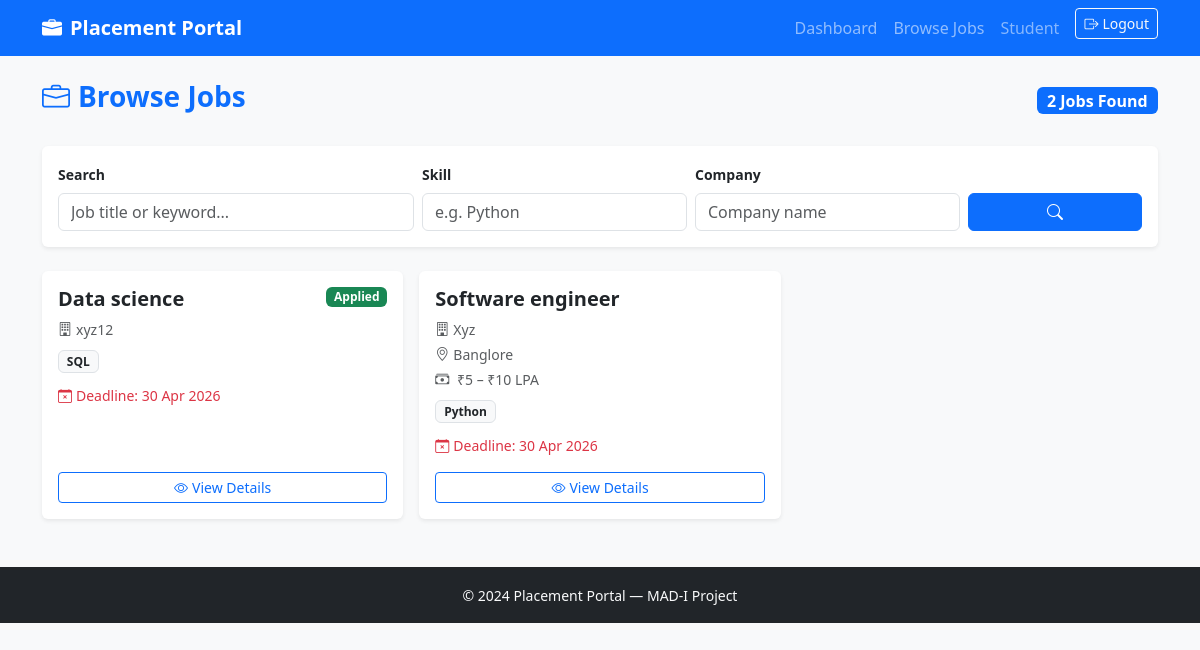
The app's page /student/jobs (signed in) with its own data.
### models.py (models this page shows, shortened)
class User(UserMixin, db.Model):
    id= db.Column(db.Integer, primary_key=True)
    username= db.Column(db.String(80), unique=True, nullable=False)
    email= db.Column(db.String(120), unique=True, nullable=False)
    password_hash = db.Column(db.String(256))
    role = db.Column(db.String(20))
    active = db.Column(db.Boolean, default=True)
    student_profile = db.relationship('Student', backref='user', uselist=False)
    company_profile = db.relationship('Company', backref='user', uselist=False)
    @property
    def is_active(self):
        return self.active

class JobPosition(db.Model):
    id = db.Column(db.Integer, primary_key=True)
    company_id = db.Column(db.Integer, db.ForeignKey('company.id'), nullable=False)
    title = db.Column(db.String(150))
    description = db.Column(db.Text)
    required_skills = db.Column(db.Text)
    experience = db.Column(db.String(100))
    salary_min = db.Column(db.Float)
    salary_max = db.Column(db.Float)
    location = db.Column(db.String(150))
    deadline = db.Column(db.DateTime)
    status = db.Column(db.String(20), default='active')
    is_approved = db.Column(db.Boolean, default=False)
    created_at = db.Column(db.DateTime, default=lambda: datetime.now(timezone.utc), nullable=False)
    applications = db.relationship('Application', backref='job', lazy='dynamic')

class Company(db.Model):
    id = db.Column(db.Integer, primary_key=True)
    user_id = db.Column(db.Integer, db.ForeignKey('user.id'), nullable=False)
    name = db.Column(db.String(150))
    industry = db.Column(db.String(100))
    website = db.Column(db.String(250))
    description = db.Column(db.Text)
    location = db.Column(db.String(150))
    approval_status = db.Column(db.String(20), default='pending')
    is_blacklisted  = db.Column(db.Boolean, default=False)
    created_at = db.Column(db.DateTime, default=lambda: datetime.now(timezone.utc), nullable=False)
    jobs = db.relationship('JobPosition', backref='company', lazy='dynamic')

### routes/student.py (the view)
@student_bp.route('/jobs')
@login_required
@student_required
def jobs():
    search    = request.args.get('search', '').strip()
    skill_f   = request.args.get('skill', '').strip()
    company_f = request.args.get('company', '').strip()
    query = JobPosition.query.join(Company).filter(JobPosition.is_approved == True,JobPosition.status == 'active',Company.approval_status == 'approved',Company.is_blacklisted == False)
    if search:
        query = query.filter(
            db.or_(JobPosition.title.ilike(f'%{search}%'),
                   JobPosition.description.ilike(f'%{search}%')))
    if skill_f:
        query = query.filter(
            JobPosition.required_skills.ilike(f'%{skill_f}%'))
    if company_f:
        query = query.filter(
            Company.name.ilike(f'%{company_f}%'))
    jobs = query.order_by(JobPosition.created_at.desc()).all()
    student     = current_user.student_profile
    applied_ids = {a.job_id for a in student.applications.all()}
    return render_template('student/jobs.html',jobs=jobs,search=search,skill_f=skill_f,company_f=company_f,applied_ids=applied_ids)

### models.py (called while the page is built)
@login_manager.user_loader
def load_user(user_id):
    return User.query.get(int(user_id))

### routes/student.py (called while the page is built)
def student_required(f):
    @wraps(f)
    def wrapped(*args, **kwargs):
        if not current_user.is_authenticated:
            return redirect(url_for('auth.login'))
        if current_user.role != 'student':
            flash('Student access required.', 'danger')
            return redirect(url_for('auth.login'))
        if not current_user.active:
            flash('Your account has been suspended.', 'danger')
            return redirect(url_for('auth.logout'))
        return f(*args, **kwargs)
    return wrapped

### templates/student/jobs.html (shortened to what this page needs)
{% extends 'base.html' %}
{% block content %}
<div class="d-flex justify-content-between align-items-center mb-4">
  <h3 class="fw-bold text-primary">
    <i class="bi bi-briefcase me-2"></i>Browse Jobs
  </h3>
  <span class="badge bg-primary fs-6">{{ jobs|length }} Jobs Found</span>
</div>
<div class="card border-0 shadow-sm mb-4">
  <div class="card-body">
    <form method="GET" class="row g-2 align-items-end">
      <div class="col-md-4">
        <label class="form-label small fw-semibold">Search</label>
        <input type="text" name="search" class="form-control"
               placeholder="Job title or keyword..." value="{{ search }}">
      </div>
      <div class="col-md-3">
        <label class="form-label small fw-semibold">Skill</label>
        <input type="text" name="skill" class="form-control"
               placeholder="e.g. Python" value="{{ skill_f }}">
      </div>
      <div class="col-md-3">
        <label class="form-label small fw-semibold">Company</label>
        <input type="text" name="company" class="form-control"
               placeholder="Company name" value="{{ company_f }}">
      </div>
      <div class="col-md-2 d-flex gap-2">
        <button type="submit" class="btn btn-primary flex-fill">
          <i class="bi bi-search"></i>
        </button>
      </div>
    </form>
  </div>
</div>
{% if jobs %}
<div class="row g-3">
  {% for job in jobs %}
  <div class="col-md-6 col-xl-4">
    <div class="card border-0 shadow-sm h-100">
      <div class="card-body d-flex flex-column">
        <div class="d-flex justify-content-between align-items-start mb-2">
          <h5 class="card-title fw-bold mb-0">{{ job.title }}</h5>
          {% if job.id in applied_ids %}
          <span class="badge bg-success ms-2 flex-shrink-0">Applied</span>
          {% endif %}
        </div>
        <p class="text-muted small mb-1">
          <i class="bi bi-building me-1"></i>{{ job.company.name }}
        </p>
        {% if job.location %}
        <p class="text-muted small mb-1">
          <i class="bi bi-geo-alt me-1"></i>{{ job.location }}
        </p>
        {% endif %}
        {% if job.salary_min or job.salary_max %}
        <p class="text-muted small mb-1">
          <i class="bi bi-cash-stack me-1"></i>
          {% if job.salary_min and job.salary_max %}
            ₹{{ '{:,.0f}'.format(job.salary_min) }} – ₹{{ '{:,.0f}'.format(job.salary_max) }} LPA
          {% elif job.salary_min %}
            From ₹{{ '{:,.0f}'.format(job.salary_min) }} LPA
          {% else %}
            Up to ₹{{ '{:,.0f}'.format(job.salary_max) }} LPA
          {% endif %}
        </p>
        {% endif %}
        {% if job.required_skills %}
        <div class="mb-2 mt-1">
          {% for skill in job.required_skills.split(',') %}
          <span class="badge bg-light text-dark border me-1 mb-1">{{ skill.strip() }}</span>
          {% endfor %}
        </div>
        {% endif %}
        {% if job.deadline %}
        <p class="small text-danger mb-2">
          <i class="bi bi-calendar-x me-1"></i>Deadline: {{ job.deadline.strftime('%d %b %Y') }}
        </p>
        {% endif %}
        <div class="mt-auto pt-2">
          <a href="{{ url_for('student.job_detail', job_id=job.id) }}"
             class="btn btn-outline-primary btn-sm w-100">
            <i class="bi bi-eye me-1"></i>View Details
          </a>
        </div>
      </div>
    </div>
  </div>
  {% endfor %}
</div>
{% endif %}
{% endblock %}

### templates/base.html (shortened to what this page needs)
<!DOCTYPE html>
<html lang="en">
<head>
  <link href="https://cdn.jsdelivr.net/npm/bootstrap@5.3.0/dist/css/bootstrap.min.css" rel="stylesheet"/>
  <link href="https://cdn.jsdelivr.net/npm/bootstrap-icons@1.11.0/font/bootstrap-icons.css" rel="stylesheet"/>
</head>
<body class="bg-light">
<nav class="navbar navbar-expand-lg navbar-dark bg-primary">
  <div class="container">
    <a class="navbar-brand fw-bold" href="{{ url_for('auth.index') }}">
      <i class="bi bi-briefcase-fill me-2"></i>Placement Portal
    </a>
    <div class="collapse navbar-collapse" id="navbarNav">
      <ul class="navbar-nav ms-auto">
        {% if current_user.is_authenticated %}
          {% if current_user.role == 'admin' %}
            <li class="nav-item">
              <a class="nav-link" href="{{ url_for('admin.dashboard') }}">Dashboard</a>
            </li>
          {% elif current_user.role == 'company' %}
            <li class="nav-item">
              <a class="nav-link" href="{{ url_for('company.dashboard') }}">Dashboard</a>
            </li>
          {% elif current_user.role == 'student' %}
            <li class="nav-item">
              <a class="nav-link" href="{{ url_for('student.dashboard') }}">Dashboard</a>
            </li>
            <li class="nav-item">
              <a class="nav-link" href="{{ url_for('student.jobs') }}">Browse Jobs</a>
            </li>
          {% endif %}
          <li class="nav-item">
            <span class="nav-link text-white-50">
              {{ current_user.role | capitalize }}
            </span>
          </li>
          <li class="nav-item">
            <a class="btn btn-outline-light btn-sm ms-2"
               href="{{ url_for('auth.logout') }}">
              <i class="bi bi-box-arrow-right me-1"></i>Logout
            </a>
          </li>
        {% endif %}
      </ul>
    </div>
  </div>
</nav>
<main class="container my-4">
  {% block content %}{% endblock %}
</main>
<footer class="bg-dark text-light text-center py-3 mt-5">
  <small>&copy; 2024 Placement Portal — MAD-I Project</small>
</footer>
</body>
</html>

### records on screen
User: role "Student"
JobPosition: title "Data science", shows "Applied", company.name "xyz12", strip "SQL", deadline "30 Apr 2026"
JobPosition: title "Software engineer", company.name "Xyz", location "Banglore", salary_min "5", salary_max "10", strip "Python", deadline "30 Apr 2026"

### other values on screen
{{ jobs|length }} "2"
